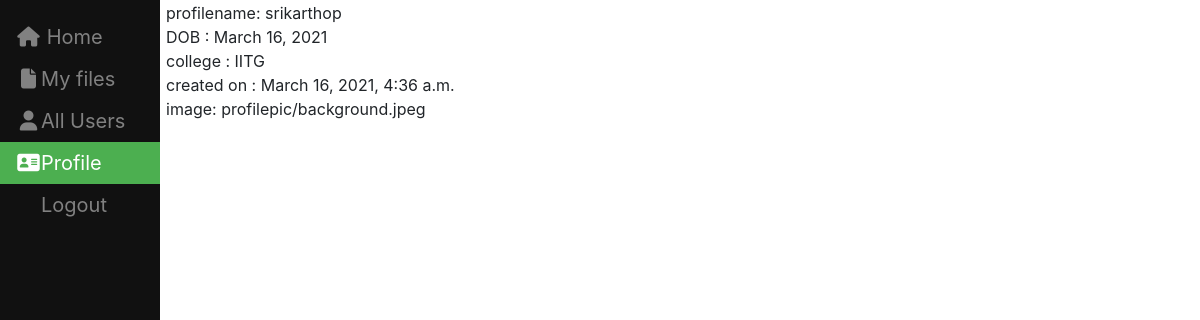
The page /createdprofile/ (signed in) on the database its author committed.
### users/models.py (models this page shows)
class profile(models.Model):
    profilename = models.CharField(max_length=100)
    DOB = models.DateField()
    college = models.CharField(max_length=100)
    created = models.DateTimeField(default=timezone.now)
    image = models.ImageField(upload_to='profilepic')
    owner=models.OneToOneField(User,on_delete=models.CASCADE)
    def __str__(self):
        return self.profilename

### users/views.py (the view)
# urls.py: path('createdprofile/',views.createdprofile,name='createdprofile')
def createdprofile(request):
    use = get_object_or_404(User, id=request.user.id)
    p1=profile.objects.get(owner=use)
    print(p1)
    return render(request,'users/createdprofile.html',{'p1':p1})

### templates/users/createdprofile.html (shortened to what this page needs)
{% load static %}
<!DOCTYPE html>
<html lang="en" dir="ltr">
  <head>
    <link rel="stylesheet" type="text/css" href="{%  static "css/styles.css" %}"/>
    <link rel="stylesheet" href="https://cdnjs.cloudflare.com/ajax/libs/font-awesome/4.7.0/css/font-awesome.min.css">
    <link rel="stylesheet" href="https://maxcdn.bootstrapcdn.com/bootstrap/4.0.0/css/bootstrap.min.css">
</head>
  <body>
<div class="sidebar">
  <a  href="/home1"><i class="fa fa-fw fa-home"></i> Home</a>
  <a href="/My_Files"><i class="fa fa-fw fa-file"></i>My files</a>
  <a href="/allusers"><i class="fa fa-fw fa-user"></i>All Users</a>
  <a class="active" href="#" onclick="return false"><i class="fa fa-fw fa-address-card" ></i>Profile</a>
  <a href="/logout">Logout</a>
</div>
<div class="content">
  <div>
        profilename: {{p1.profilename}}
    </div>
    <div>
        DOB : {{p1.DOB}}
    </div>
    <div>
     college :  {{p1.college}}
    </div>
    <div>
        created on : {{p1.created}}
    </div>
    <div>
      image: {{p1.image}}
    </div>
</div>
  </body>
</html>

### static/css/styles.css (style rules this page uses)
.sidebar { height: 100%; width: 160px; position: fixed; z-index: 1; top: 0; left: 0; background-color: #111; overflow-x: hidden; padding-top: 16px; }
.sidebar a { padding: 6px 8px 6px 16px; text-decoration: none; font-size: 20px; color: #818181; display: block; }
.sidebar a.active { background-color: #4CAF50; color: white; }
div.content { margin-left: 150px; padding: 1px 16px; height: 2000px; }

### rows shown on the page
profile: profilename "srikarthop", DOB "March 16, 2021", college "IITG", created "March 16, 2021, 4:36 a.m.", image "profilepic/background.jpeg"
